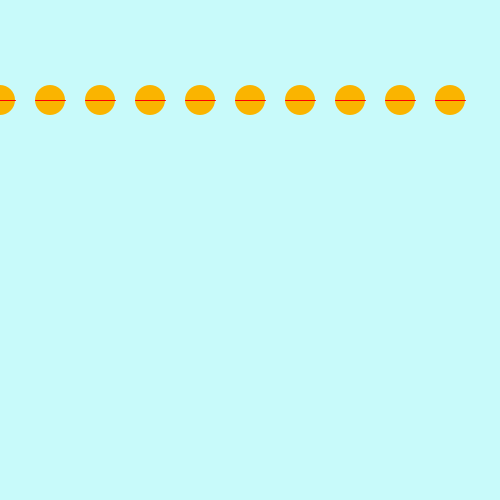
Frame 1 (no input)
Frame 60 (the mouse pressed at the canvas centre just before this capture): identical to frame 1, image omitted
Frame 120 (the mouse held since frame 60 and released just before this capture): identical to frame 1, image omitted

The Processing sketch that drew this single still picture (run headless with seeded random() and noise(); from frame 60 on, the mouse is pressed at the canvas centre):

// Processing sketch: funciones_forLoop
// ── funciones_forLoop.pde
int nDibujos = 10;

void setup(){
  size(500,500);
  
}

void draw(){
  background(200,250,250);
  smooth();
  //dibujar(30, 200, 30, 30);
  
  for(int i=0;i<nDibujos;i++){
   dibujar(50*i, 100, 30, 30); 
  }
  
}

void dibujar(float posX, float posY, float sizeX, float sizeY){
  
  fill(250,180,0);
  noStroke();
  ellipse(posX, posY, sizeX, sizeY);
  
  stroke(255,0,0);
  line(posX-sizeX/2, posY, posX + sizeX/2, posY);
}
